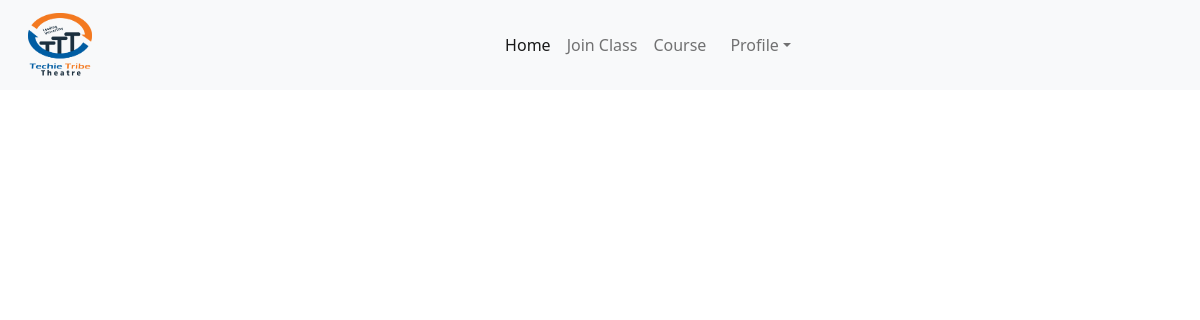
Page /student/ (signed in) on the earlier database version.
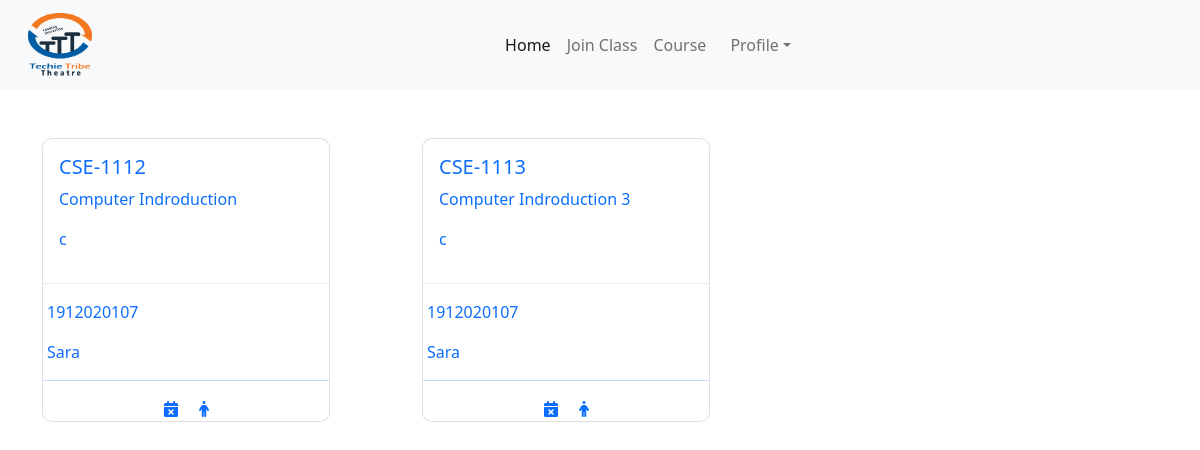
Same page on the later database version.
### student/models.py (models this page shows)
class JoinClass(models.Model):
    student = models.ForeignKey(Student, on_delete=models.CASCADE)
    myclass = models.ForeignKey(CreateClass, on_delete=models.CASCADE)

### teacher/models.py (models this page shows, shortened)
class CreateClass(models.Model):
    user = models.ForeignKey(User, on_delete=models.CASCADE)
    class_code_name = models.CharField(max_length=100)
    section = models.CharField(max_length=100)
    subject_name = models.CharField(max_length=100)
    room = models.CharField(max_length=100)
    classcode = models.CharField(max_length=100)

### mainapp/models.py (models this page shows, shortened)
class Student(models.Model):
    id_no = models.IntegerField()
    first_name = models.CharField(max_length=100)
    last_name = models.CharField(max_length=100)
    email = models.EmailField()
    password = models.CharField(max_length=100)
    cpassword = models.CharField(max_length=100)

### student/views.py (the view)
# urls.py: path('', StudentHome.as_view(), name='home'),
class StudentHome(View):
    def get(self, request):
        student = request.session.get("student")
        if student:
            studentuser = Student.objects.get(pk=student)
            classview = JoinClass.objects.filter(student=studentuser)
            return render(request, 'student_home.html', {'classview': classview})
        else:
            return redirect("/")

### student/templates/student_home.html (shortened to what this page needs)
{% extends 'base_student.html' %} <br />
{% load static %} <br />
{% block content %}
<link rel="stylesheet" href="{% static 'css/card.css' %}" />
<link
  rel="stylesheet"
  href="https://cdnjs.cloudflare.com/ajax/libs/font-awesome/6.1.1/css/all.min.css"
/>
<section class="wrapper">
  <div class="container">
    <div class="row">
      {% for cr in classview %}
      <div class="col-lg-4 mt-5">
        <a href="{% url 'class_view_work' cr.id %}">
          <div class="card" style="width: 18rem">
            <div class="card-body">
              <h5 class="card-title">{{cr.myclass.class_code_name}}</h5>
              <p class="card-text">{{cr.myclass.subject_name}}</p>
              <p class="card-text">{{cr.myclass.section}}</p>
            </div>
            <hr class="mhr" />
            <div class="ms-1">
              <p>{{cr.student.id_no}}</p>
              <p>{{cr.student.first_name}} {{cr.last.first_name}}</p>
            </div>
            <hr />
            <div class="text-center">
              <a href=""><i class="fa-solid fa-calendar-xmark me-3"></i></a>
              <a href=""><i class="fa-solid fa-person"></i></a>
            </div>
          </div>
        </a>
      </div>
      {% endfor %}
    </div>
  </div>
</section>
{% endblock content %}

Differences in the rows shown:
added JoinClass: myclass.class_code_name "CSE-1112", myclass.subject_name "Computer Indroduction", myclass.section "c", student.id_no "1912020107", student.first_name "Sara"
added JoinClass: myclass.class_code_name "CSE-1113", myclass.subject_name "Computer Indroduction 3", myclass.section "c", student.id_no "1912020107", student.first_name "Sara"
